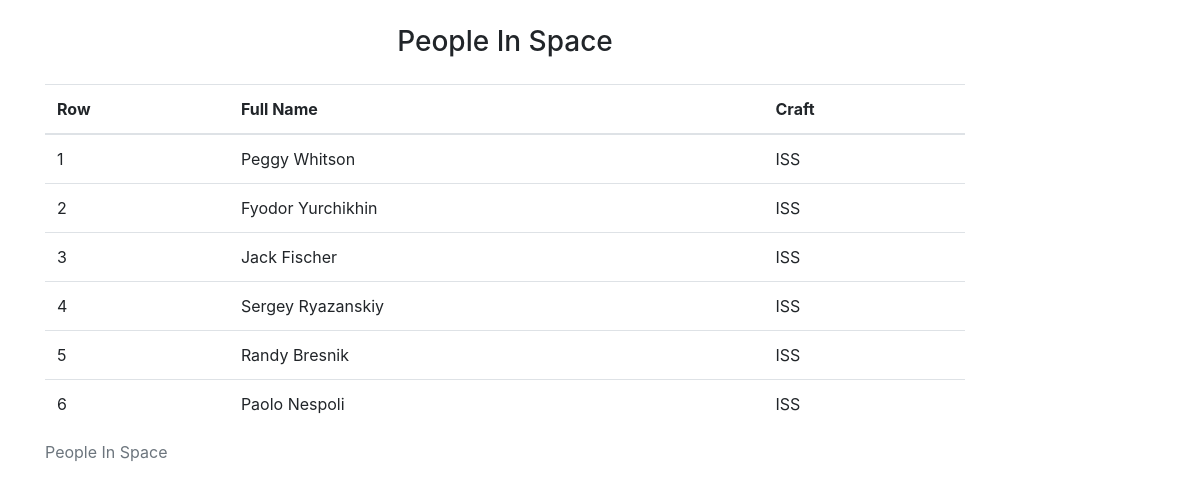
The page / on the database its author committed.
### tables this page shows
CREATE TABLE `space_people` (
  `id` int(11) NOT NULL,
  `name` varchar(30) NOT NULL,
  `craft` varchar(30) NOT NULL
);

### core.php (called while the page is built, shortened)
<?php
	class Core
	{
		private static $instance;
		private function __construct()
		{
			$this->dbh = new PDO("mysql:host=localhost;dbname=hngfun", "root", "");
		}
		public static function getInstance(){
			if(!isset(self::$instance)){
				self::$instance = new $object;
			}
			return self::$instance;
		}
	}

### model.php (called while the page is built)
<?php
	require_once("core.php");
	function fetch_space_people()
	{
		$query = "SELECT * FROM space_people";
		try {
			$core = Core::getInstance();
			$stmt = $core->dbh->query($query);
			$data = $stmt->fetchAll(PDO::FETCH_OBJ);
			return $data;
		}catch(PDOException $e){
			echo $e->getMessage();
		}
	}

### index.php (the view, shortened to what this page needs)
<?php
	require_once("model.php");
	$count = 1;
	$peopleInSpace = fetch_space_people();
?>
<!DOCTYPE html>
<html>
<head>
	<link rel="stylesheet" href="https://maxcdn.bootstrapcdn.com/bootstrap/4.0.0-beta/css/bootstrap.min.css">
</head>
<body>
	<main>
		<div class="container">
			<div class="row">
				<div class="col-sm-10">
					<h3 style="text-align: center;margin: 25px 8px">People In Space</h3>
					<table class="table table-inverse">
						<caption>People In Space</caption>
						<thead>
							<tr>
								<th>Row</th>
								<th>Full Name</th>
								<th>Craft</th>
							</tr>
						</thead>
						<tbody>
					        <?php  foreach($peopleInSpace as $pis) {?>
					            <tr>
					                <td><?php echo $count++; ?></td>
					                <td><?php echo $pis->name; ?></td>
					                <td><?php echo $pis->craft; ?></td>
					            </tr>
					        <?php } ?>
					    </tbody>
					</table>
				</div>
			</div>
		</div>
	</main>
</body>
</html>

### rows shown on the page
space_people: name "Peggy Whitson", craft "ISS"
space_people: name "Fyodor Yurchikhin", craft "ISS"
space_people: name "Jack Fischer", craft "ISS"
space_people: name "Sergey Ryazanskiy", craft "ISS"
space_people: name "Randy Bresnik", craft "ISS"
space_people: name "Paolo Nespoli", craft "ISS"
